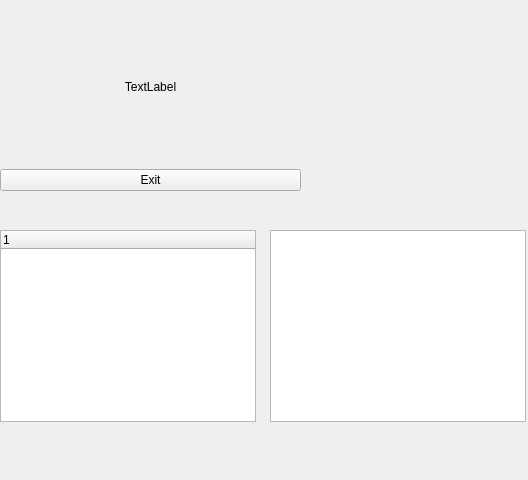
<?xml version="1.0" encoding="UTF-8"?>
<ui version="4.0">
 <class>MyForm</class>
 <widget class="QWidget" name="MyForm">
  <property name="geometry">
   <rect>
    <x>0</x>
    <y>0</y>
    <width>528</width>
    <height>480</height>
   </rect>
  </property>
  <property name="windowTitle">
   <string>Test_Gui</string>
  </property>
  <widget class="QWidget" name="verticalLayoutWidget">
   <property name="geometry">
    <rect>
     <x>0</x>
     <y>10</y>
     <width>301</width>
     <height>181</height>
    </rect>
   </property>
   <layout class="QVBoxLayout" name="verticalLayout">
    <item>
     <widget class="QLabel" name="label">
      <property name="text">
       <string>TextLabel</string>
      </property>
      <property name="alignment">
       <set>Qt::AlignCenter</set>
      </property>
     </widget>
    </item>
    <item>
     <widget class="QPushButton" name="btnQuit">
      <property name="text">
       <string>Exit</string>
      </property>
     </widget>
    </item>
   </layout>
  </widget>
  <widget class="QTreeWidget" name="treeWidget">
   <property name="geometry">
    <rect>
     <x>0</x>
     <y>230</y>
     <width>256</width>
     <height>192</height>
    </rect>
   </property>
   <column>
    <property name="text">
     <string>1</string>
    </property>
   </column>
  </widget>
  <widget class="QTreeView" name="treeView">
   <property name="geometry">
    <rect>
     <x>270</x>
     <y>230</y>
     <width>256</width>
     <height>192</height>
    </rect>
   </property>
  </widget>
 </widget>
 <resources/>
 <connections/>
</ui>
